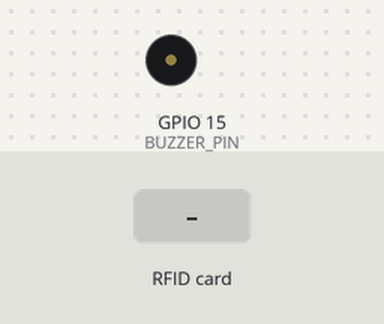
A sketch run on a simulated ESP32. Shown: buzzer (waves = sounding, pin HIGH). The test bench sets the inputs (shaded band). WiFi joins after 1.5 s; servers stay silent unless stated; network time is answered at once with the bench clock; uploads are accepted with an empty reply; the local clock reads 2024-03-15 10:24:30 at power-on unless the sketch sets it; what the sketch prints to the serial monitor is not drawn.

Above: at 2.7 s.
2.8 s: RFID card 5E 7A 19 C4 held to the reader
At 3.19 s:
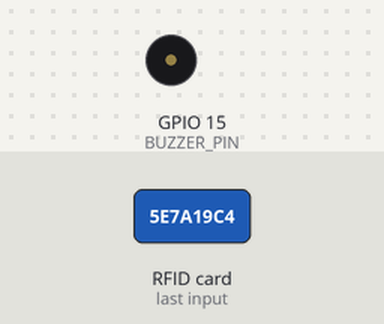
Timing chart, 0 to 5.8 s (numbered marks = the images above; inputs shaded):
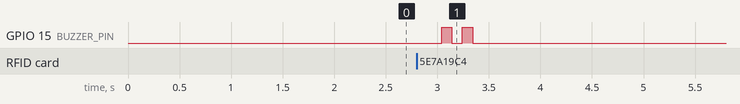

The sketch:

ebam.ino
```cpp
#include <WiFi.h>
#include <SPI.h>
#include <MFRC522.h>
#include <NTPClient.h>
#include <WiFiUdp.h>
#include <HTTPClient.h>

#define SS_PIN 5
#define RST_PIN 21
// Configuración del buzzer
#define BUZZER_PIN 15 // Pin del buzzer

const char* nombreDispositivo ="Entrada de prueba";

const char* ssid = "Tenda_CB7FA0";
const char* password = "Holy55Killer";
const char* apiEndpoint = "http://192.168.2.195:3000/api/rfid"; // Reemplaza con tu IP local y puerto

WiFiServer server(80);
MFRC522 mfrc522(SS_PIN, RST_PIN);
WiFiUDP ntpUDP;
NTPClient timeClient(ntpUDP, "pool.ntp.org");

String lastUID = "";
String lastTimestamp = "N/A";
bool timeSynced = false;
bool newScanAvailable = false;


void setup() {
  Serial.begin(115200);
  while(!Serial); // Espera solo para USB

  // 1. Conectar a WiFi
  WiFi.begin(ssid, password);
  Serial.print("Conectando a WiFi...");
  unsigned long wifiTimeout = millis() + 20000; // 20 segundos de timeout

  while(WiFi.status() != WL_CONNECTED && millis() < wifiTimeout) {
    delay(500);
    Serial.print(".");
  }

  if(WiFi.status() != WL_CONNECTED) {
    Serial.println("\nError: No se pudo conectar al WiFi");
    return;
  }

  Serial.println("\nConectado! IP: " + WiFi.localIP().toString());

  // 2. Configurar cliente NTP
  timeClient.begin();
  timeClient.setTimeOffset(-18000); // Ajustar según zona horaria (ej. -5h = -18000)
  timeClient.setUpdateInterval(60000); // Actualizar cada 60 segundos

  // 3. Forzar sincronización inicial
  forceTimeSync();

  // 4. Inicializar RFID
  SPI.begin(18, 19, 23, SS_PIN);
  mfrc522.PCD_Init();

  server.begin();

  pinMode(BUZZER_PIN, OUTPUT); // Configura el pin del buzzer como salida
  digitalWrite(BUZZER_PIN, LOW); // Asegura que el buzzer está apagado inicialmente

}

void beep(unsigned int duration) {
  digitalWrite(BUZZER_PIN, HIGH); // Enciende el buzzer
  delay(duration);                // Espera la duración del pitido
  digitalWrite(BUZZER_PIN, LOW);  // Apaga el buzzer
}

void forceTimeSync() {
  Serial.println("Sincronizando hora con servidor NTP...");

  for(int i = 0; i < 5; i++) { // 5 intentos
    if(timeClient.forceUpdate()) {
      timeSynced = true;
      Serial.println("Hora sincronizada correctamente");
      printCurrentTime(); // Mostrar hora actual
      return;
    }
    delay(1000);
  }

  Serial.println("Error: No se pudo sincronizar la hora");
}

void printCurrentTime() {
  timeClient.update();
  Serial.print("Fecha y hora actual: ");
  Serial.println(getFormattedDateTime());
}

String getFormattedDateTime() {
  if(!timeSynced) return "Hora no sincronizada";

  timeClient.update();
  unsigned long epochTime = timeClient.getEpochTime();

  // Convertir epoch time a estructura tm
  time_t rawtime = (time_t)epochTime;
  struct tm *tiempo = localtime(&rawtime);

  // Formatear como DD/MM/YYYY HH:MM:SS
  char buffer[30];
  strftime(buffer, sizeof(buffer), "%d/%m/%Y %H:%M:%S", tiempo);
  return String(buffer);
}

void registerScanToAPI(String uid) {
  if(WiFi.status() != WL_CONNECTED) {
    Serial.println("Error: No hay conexión WiFi para registrar el escaneo");
    // Pitido de error de conexión (serie de pitidos cortos)
    for(int i=0; i<3; i++) {
      beep(100);
      delay(100);
    }
    return;
  }

  HTTPClient http;

  http.begin(apiEndpoint);
  http.addHeader("Content-Type", "application/json");

  // Crear el JSON para enviar
String httpRequestData = "{\"uid\":\"" + uid + "\",\"device_id\":\"" + nombreDispositivo + "\"}";


  int httpResponseCode = http.POST(httpRequestData);

  if(httpResponseCode > 0) {
    String response = http.getString();
    Serial.print("Registro exitoso. Código de respuesta: ");
    Serial.println(httpResponseCode);
    Serial.print("Respuesta: ");
    Serial.println(response);

    // Opcional: pitido de confirmación de éxito
      beep(100);
      delay(100);
      beep(100);

  } else {
    Serial.print("Error al registrar. Código: ");
    Serial.println(httpResponseCode);
    Serial.print("Error: ");
    Serial.println(http.errorToString(httpResponseCode));
    // Pitido de error (más largo)
      beep(500);
  }

  http.end();
}

void loop() {
  // Mantener sincronización de hora
  if(millis() % 60000 == 0 && WiFi.status() == WL_CONNECTED) {
    timeClient.update();
    if(timeClient.getEpochTime() > 1700000000) { // Verificar fecha razonable (después de 2023)
      timeSynced = true;
    }
  }

  // Lectura RFID
  if(mfrc522.PICC_IsNewCardPresent() && mfrc522.PICC_ReadCardSerial()) {
    lastUID = getUID();
    lastTimestamp = getFormattedDateTime();
    newScanAvailable = true;

    Serial.print("Tarjeta leída [UID:");
    Serial.print(lastUID);
    Serial.print("] Fecha/Hora: ");
    Serial.println(lastTimestamp);

    mfrc522.PICC_HaltA();
    mfrc522.PCD_StopCrypto1();
  }

  // Registrar nuevo escaneo en la API
  if(newScanAvailable && WiFi.status() == WL_CONNECTED) {
    registerScanToAPI(lastUID);
    newScanAvailable = false;
  }

  handleWebClient();
  delay(100);
}

String getUID() {
  String uidStr;
  for(byte i = 0; i < mfrc522.uid.size; i++) {
    char buff[3];
    sprintf(buff, "%02X", mfrc522.uid.uidByte[i]);
    uidStr += buff;
  }
  return uidStr;
}

void handleWebClient() {
  if(WiFi.status() != WL_CONNECTED) return;

  WiFiClient client = server.available();
  if(!client) return;

  // Leer solicitud
  while(client.available()) client.read();

  // Responder con JSON
  client.println("HTTP/1.1 200 OK");
  client.println("Content-Type: application/json");
  client.println("Connection: close");
  client.println();
  client.print("{");
  client.print("\"uid\":\"");
  client.print(lastUID);
  client.print("\",\"fecha_hora\":\"");
  client.print(lastTimestamp);
  client.println("\"}");
  client.stop();
}
```

Measured:
- after the input at 2.8 s, GPIO 15 (BUZZER_PIN): alternates HIGH for 0.10 s and LOW for 0.10 s, 4 changes in all, then stays LOW, starting after 0.24 s
